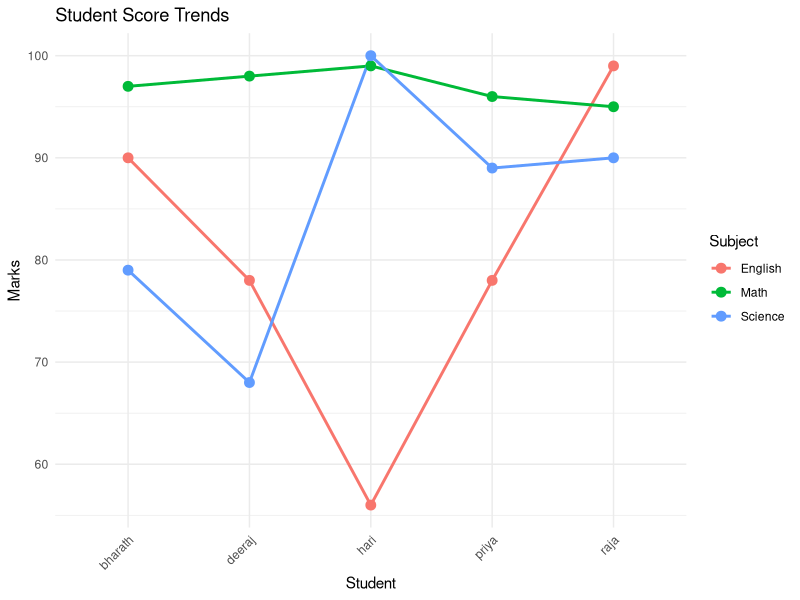

Write R code to recreate this figure.
library(tidyr)
library(ggplot2)

students <- data.frame(
  Student = c("hari", "deeraj", "bharath", "priya", "raja"),
  Math = c(99, 98, 97, 96, 95),
  Science = c(100, 68, 79, 89, 90),
  English = c(56, 78, 90, 78, 99),
  Hours = c(1, 2, 3, 4, 5)
)

head(students)

long_df <- pivot_longer(
  students,
  cols = c(Math, Science, English),
  names_to = "Subject",
  values_to = "Score"
)

ggplot(long_df, aes(x = Student, y = Score,
                    color = Subject, group = Subject)) +
  geom_line(linewidth = 1) +
  geom_point(size = 3) +
  theme_minimal() +
  labs(
    title = "Student Score Trends",
    x = "Student",
    y = "Marks"
  ) +
  theme(
    axis.text.x = element_text(angle = 45, hjust = 1)
  )
